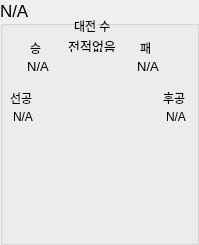
     <widget class="QGroupBox" name="groupDeck4">
      <property name="geometry">
       <rect>
        <x>594</x>
        <y>90</y>
        <width>199</width>
        <height>245</height>
       </rect>
      </property>
      <property name="font">
       <font>
        <pointsize>13</pointsize>
       </font>
      </property>
      <property name="title">
       <string>N/A</string>
      </property>
      <widget class="QLabel" name="label_142">
       <property name="geometry">
        <rect>
         <x>74</x>
         <y>20</y>
         <width>56</width>
         <height>12</height>
        </rect>
       </property>
       <property name="font">
        <font>
         <pointsize>9</pointsize>
        </font>
       </property>
       <property name="text">
        <string>대전 수</string>
       </property>
      </widget>
      <widget class="QLabel" name="Deck4VSCount">
       <property name="geometry">
        <rect>
         <x>64</x>
         <y>40</y>
         <width>56</width>
         <height>12</height>
        </rect>
       </property>
       <property name="font">
        <font>
         <pointsize>10</pointsize>
        </font>
       </property>
       <property name="text">
        <string>전적없음</string>
       </property>
       <property name="alignment">
        <set>Qt::AlignCenter</set>
       </property>
      </widget>
      <widget class="QLabel" name="label_144">
       <property name="geometry">
        <rect>
         <x>30</x>
         <y>40</y>
         <width>21</width>
         <height>16</height>
        </rect>
       </property>
       <property name="font">
        <font>
         <pointsize>9</pointsize>
        </font>
       </property>
       <property name="text">
        <string>승</string>
       </property>
      </widget>
      <widget class="QLabel" name="label_145">
       <property name="geometry">
        <rect>
         <x>140</x>
         <y>40</y>
         <width>21</width>
         <height>16</height>
        </rect>
       </property>
       <property name="font">
        <font>
         <pointsize>9</pointsize>
        </font>
       </property>
       <property name="text">
        <string>패</string>
       </property>
      </widget>
      <widget class="QLabel" name="Deck4WinCount">
       <property name="geometry">
        <rect>
         <x>10</x>
         <y>60</y>
         <width>56</width>
         <height>12</height>
        </rect>
       </property>
       <property name="font">
        <font>
         <pointsize>10</pointsize>
        </font>
       </property>
       <property name="text">
        <string>N/A</string>
       </property>
       <property name="alignment">
        <set>Qt::AlignCenter</set>
       </property>
      </widget>
      <widget class="QLabel" name="Deck4LoseCount">
       <property name="geometry">
        <rect>
         <x>120</x>
         <y>60</y>
         <width>56</width>
         <height>12</height>
        </rect>
       </property>
       <property name="font">
        <font>
         <pointsize>10</pointsize>
        </font>
       </property>
       <property name="text">
        <string>N/A</string>
       </property>
       <property name="alignment">
        <set>Qt::AlignCenter</set>
       </property>
      </widget>
      <widget class="QWidget" name="verticalLayoutWidget_17">
       <property name="geometry">
        <rect>
         <x>13</x>
         <y>80</y>
         <width>171</width>
         <height>161</height>
        </rect>
       </property>
       <layout class="QVBoxLayout" name="DeckLayout4"/>
      </widget>
      <widget class="QLabel" name="Deck4Second">
       <property name="geometry">
        <rect>
         <x>159</x>
         <y>109</y>
         <width>34</width>
         <height>16</height>
        </rect>
       </property>
       <property name="font">
        <font>
         <pointsize>9</pointsize>
        </font>
       </property>
       <property name="text">
        <string>N/A</string>
       </property>
       <property name="alignment">
        <set>Qt::AlignCenter</set>
       </property>
      </widget>
      <widget class="QLabel" name="Deck4First">
       <property name="geometry">
        <rect>
         <x>6</x>
         <y>109</y>
         <width>34</width>
         <height>16</height>
        </rect>
       </property>
       <property name="font">
        <font>
         <pointsize>9</pointsize>
        </font>
       </property>
       <property name="text">
        <string>N/A</string>
       </property>
       <property name="alignment">
        <set>Qt::AlignCenter</set>
       </property>
      </widget>
      <widget class="QLabel" name="label_51">
       <property name="geometry">
        <rect>
         <x>10</x>
         <y>90</y>
         <width>31</width>
         <height>16</height>
        </rect>
       </property>
       <property name="font">
        <font>
         <pointsize>9</pointsize>
        </font>
       </property>
       <property name="text">
        <string>선공</string>
       </property>
      </widget>
      <widget class="QLabel" name="label_54">
       <property name="geometry">
        <rect>
         <x>163</x>
         <y>90</y>
         <width>31</width>
         <height>16</height>
        </rect>
       </property>
       <property name="font">
        <font>
         <pointsize>9</pointsize>
        </font>
       </property>
       <property name="text">
        <string>후공</string>
       </property>
      </widget>
     </widget>
